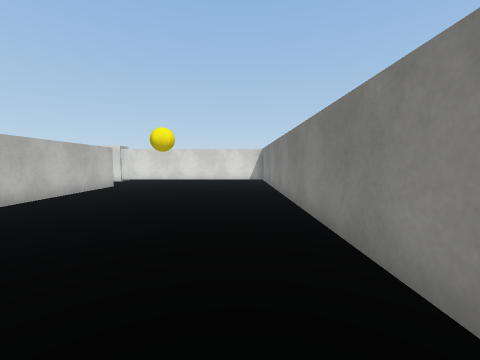
view 1 (above)

24 first-person views from a walk through a Unity game level. The camera is 1.2 m above the floor, tilts 4° down and sees 90° across. The floor is counted in squares, 1 m on a side. Each view is taken from the middle of a square. On the plan, view 1 faces up. The plan holds only what a view shows up to about 12 squares ahead; the rest is blank. The place goes on beyond the plan. Surface patterns are stand-ins for the level's own textures.

view 2
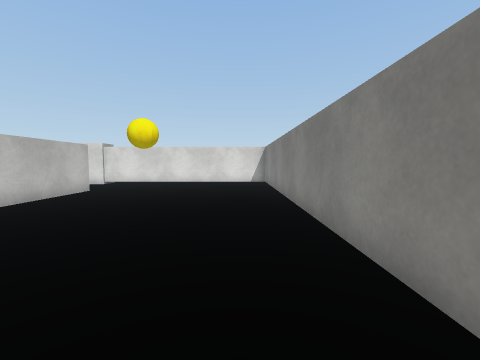

view 3
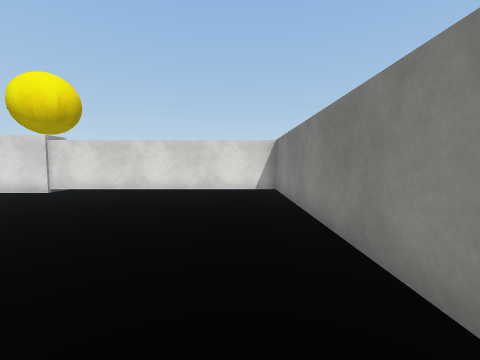

view 4
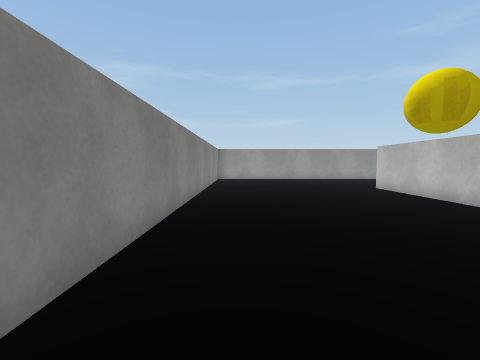

view 5
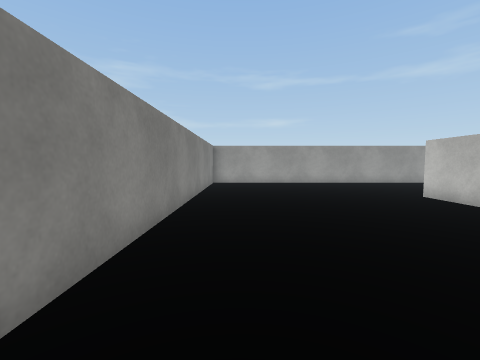

view 6
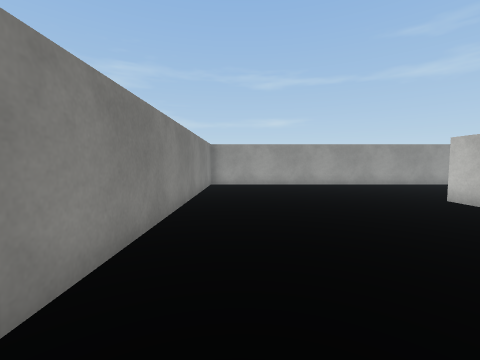

view 7
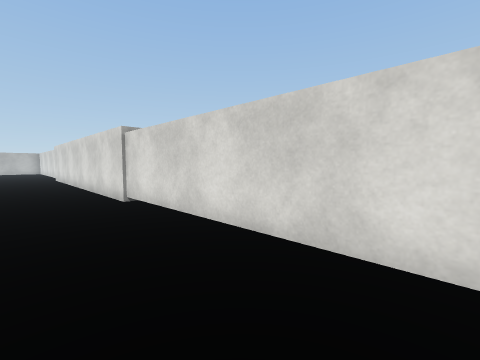

view 8
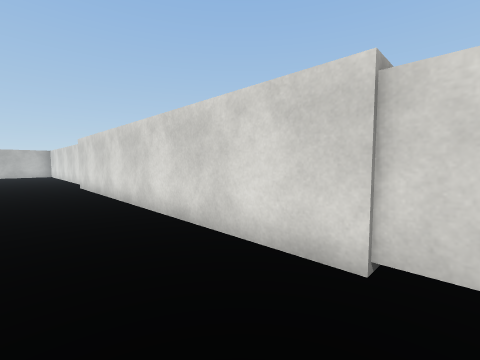

view 9
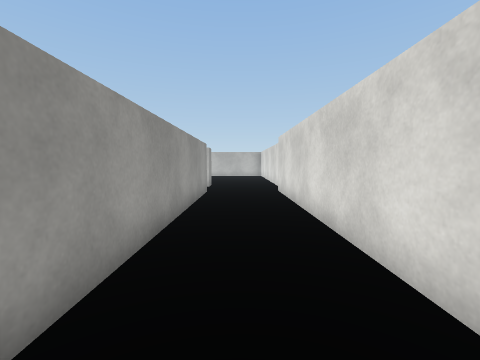

view 10
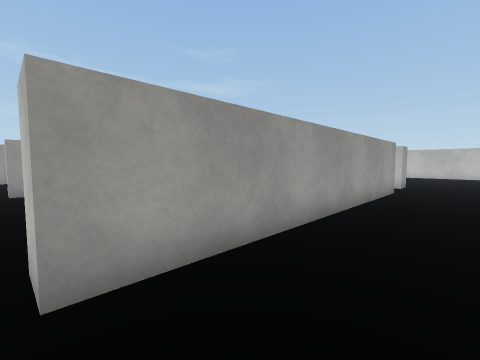

view 11
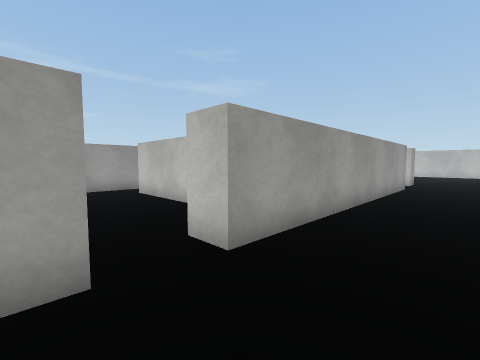

view 12
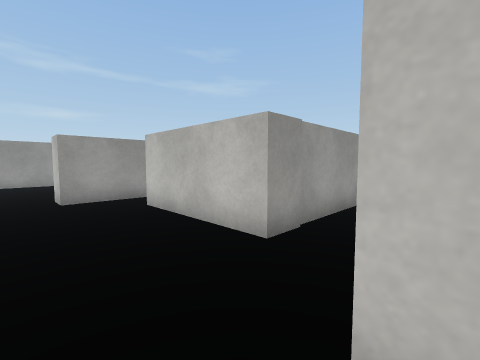

view 13
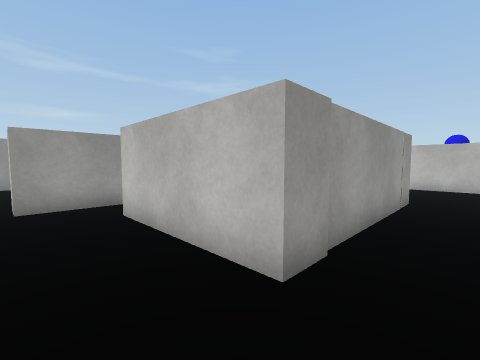

view 14
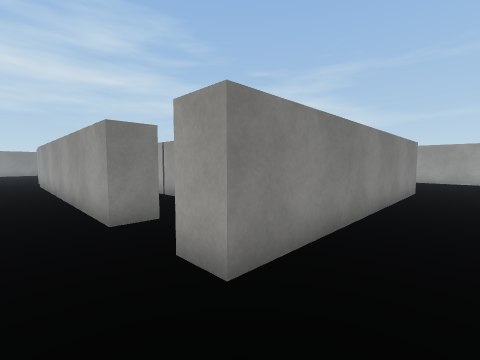

view 15
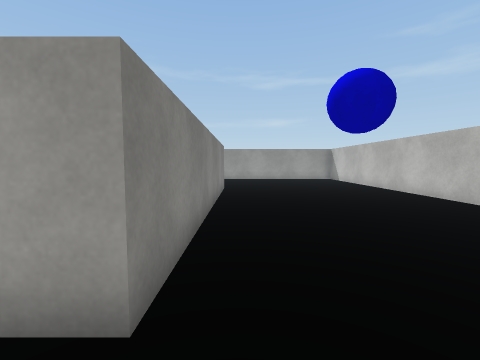

view 16
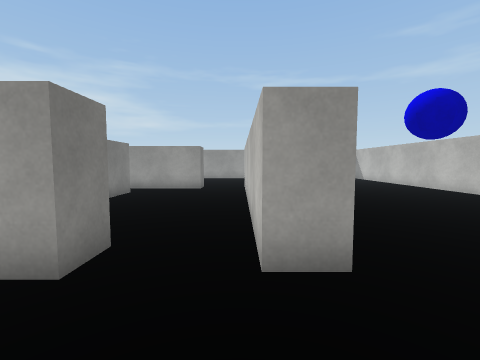

view 17
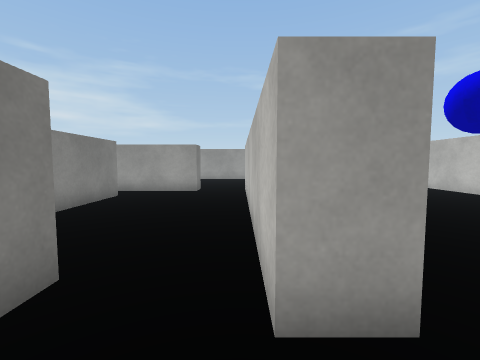

view 18
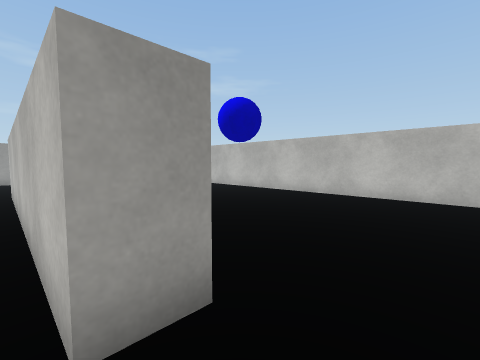

view 19
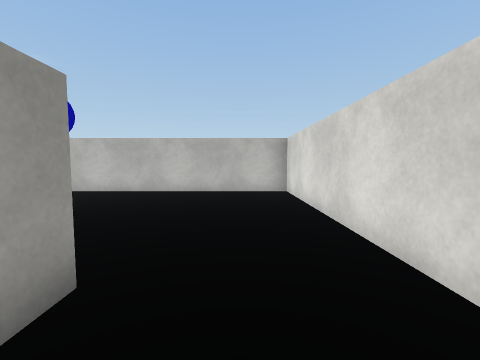

view 20
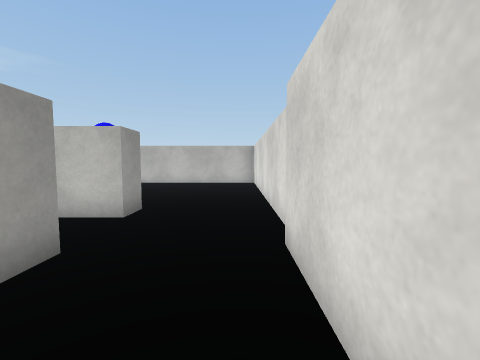

view 21
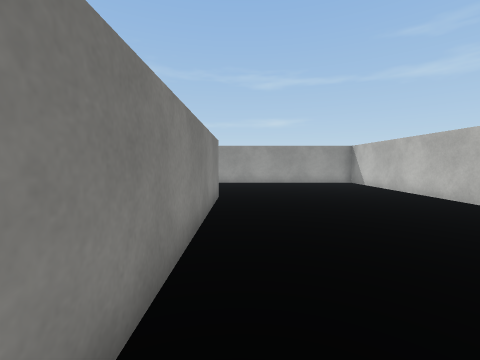

view 22
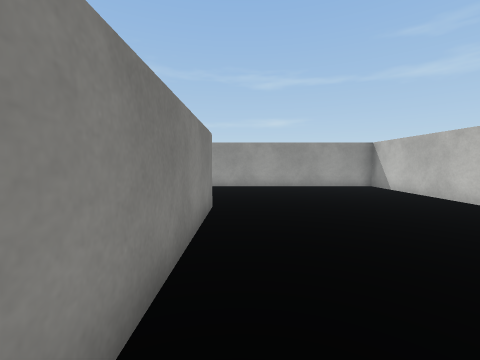

view 23
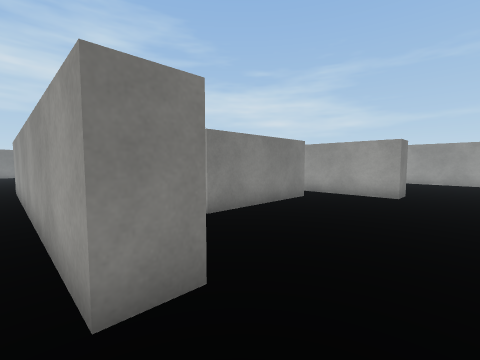

view 24
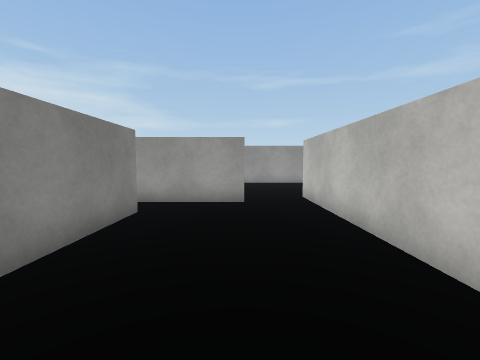

### Floor plan
Points are (right, up) in squares from view 1. A wall is a line through its corners. A room is listed if a view was taken in it or the views show most of it. See-through windows are left out.
Room 1 (views 1, 2, 3, 4, 5, 6, 7, 8, 9, 10, 11, 12, 13, 14, 15, 16, 17, 18, 19, 20, 21, 22, 23)
walls: (-11, 9.7) (-11, 5.1); (-11.8, 3.6) (-9.2, 3.6) (-9.2, 2.6); (-7.6, 12.4) (-6.9, 12.4); (-6.6, 12.5) (-6.6, 2.4); (-10.5, -2) (1.4, -2) (1.4, 15.7) (-20.6, 15.7); (-20.1, 2.6) (-20.1, 3.6); (-20.1, 11.5) (-20.1, 12.6) (-9.2, 12.6) (-9.2, 11.5); (-22.2, 4.4) (-22.2, 2.4); (-23.2, 2.4) (-23.2, 12.4) (-22.2, 12.4) (-22.2, 11.4); (-21, 15.7) (-30, 15.7) (-30, -2) (-19.9, -2)
ways out: opening at (-21, 3.5) to room 2; opening at (-21, 12) to room 2; opening at (-10, 11) to room 2
Room 2 (view 24)
walls: (-17.5, 5.1) (-17.5, 9.7) (-11, 9.7); (-22.2, 11.4) (-22.2, 4.4); (-20.1, 3.6) (-16.6, 3.6)
ways out: opening at (-21, 3.5) to room 1; opening at (-21, 12) to room 1; opening at (-10, 11) to room 1

Positions as (right, up) in squares from view 1, and headings:
1: (0, 0), facing up
2: (0, 2), facing up
3: (0, 6), facing up
4: (0, 14), facing down
5: (0, 11), facing down
6: (0, 10), facing down
7: (0, 13), facing up-left
8: (-7, 13), facing up-left
9: (-10, 14), facing left
10: (-9, 15), facing down-left
11: (-7, 15), facing down-left
12: (-8, 12), facing down-left
13: (-9, 11), facing down-left
14: (-25, 14), facing down-right
15: (-24, 14), facing down
16: (-22, 15), facing down
17: (-22, 14), facing down
18: (-22, 14), facing down-left
19: (-21, 14), facing left
20: (-17, 15), facing left
21: (-24, 11), facing down
22: (-24, 9), facing down
23: (-22, 13), facing down-right
24: (-20, 11), facing down
